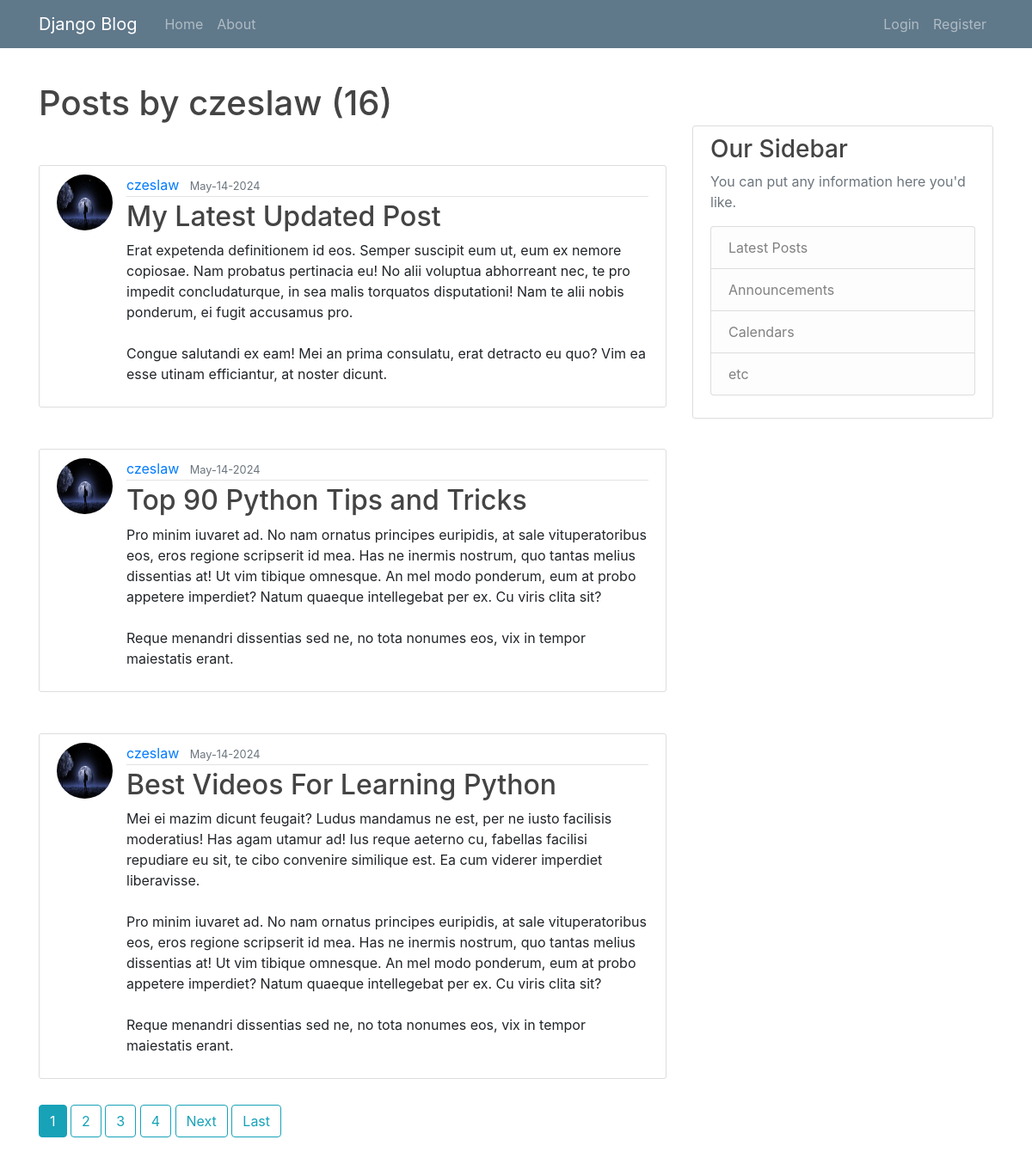
/user/czeslaw, run on the app's committed database.
### blog/models.py (models this page shows, shortened)
class Post(models.Model):
    title = models.CharField(max_length=100, null=False)
    content = models.TextField(max_length=500)
    posted_date = models.DateTimeField(default=timezone.now)
    author = models.ForeignKey(User, on_delete=models.CASCADE)

### users/models.py (models this page shows, shortened)
class Profile(models.Model):
    user = models.OneToOneField(User, on_delete=models.CASCADE)
    image = models.ImageField(default='default_user.jpg', upload_to='profile_images')

### blog/views.py (the view)
# urls.py: path('user/<str:username>', UserPostListView.as_view(), name="user-posts"),
class UserPostListView(ListView):
    model = Post
    template_name = "blog/user_posts.html"
    context_object_name = "posts"
    ordering = ['-posted_date']
    paginate_by = 3
    def get_queryset(self):
        user = get_object_or_404(User, username=self.kwargs.get('username'))
        return Post.objects.filter(author= user).order_by("-posted_date")

### blog/templates/blog/user_posts.html (shortened to what this page needs)
{% extends "blog/base.html" %}
{% block content %}
    <h1 class="mb-3">Posts by {{ view.kwargs.username }} ({{ page_obj.paginator.count }})</h1>
    {% for post in posts %}
        <article class="media content-section mt-5">
            <img class="rounded-circle article-img" src="{{ post.author.profile.image.url }}">
            <div class="media-body">
                <div class="article-metadata">
                    <a class="mr-2" href="{% url 'user-posts' post.author.username %}">{{ post.author }}</a>
                    <small class="text-muted">{{ post.posted_date|date:"F-d-Y" }}</small>
                </div>
                <h2><a class="article-title" href="{% url 'post-detail' post.pk %}">{{ post.title }}</a></h2>
                <p class="article-content">{{ post.content }}</p>
            </div>
        </article>
    {% endfor %}
    {% if is_paginated %}
        {% for num in page_obj.paginator.page_range %}
            {% if page_obj.number == num %}
                <a class="btn btn-info mb-4" href="?page={{ num }}">{{ num }}</a>
            {% elif num > page_obj.number|add:'-4' and num < page_obj.number|add:'4' %}
                <a class="btn btn-outline-info mb-4" href="?page={{ num }}">{{ num }}</a>
            {% endif %}
        {% endfor %}
        {% if page_obj.has_next %}
            <a class="btn btn-outline-info mb-4" href="?page={{ page_obj.next_page_number }}">Next</a>
            <a class="btn btn-outline-info mb-4" href="?page={{ page_obj.paginator.num_pages }}">Last</a>
        {% endif %}
    {% endif %}
{% endblock content %}

### blog/static/blog/main.css (style rules this page uses)
body { background: #fafafa; color: #333333; margin-top: 5rem; }
h1, h2, h3, h4, h5, h6 { color: #444444; }
.content-section { background: #ffffff; padding: 10px 20px; border: 1px solid #dddddd; border-radius: 3px; margin-bottom: 30px; margin-top:50px; }
.article-title { color: #444444; }
.article-content { white-space: pre-line; }
.article-img { height: 65px; width: 65px; margin-right: 16px; }
.article-metadata { padding-bottom: 1px; margin-bottom: 4px; border-bottom: 1px solid #e3e3e3 }

### data on the page
Post: author.profile.image (picture), author "czeslaw", posted_date "May-14-2024", title "My Latest Updated Post", content "Erat expetenda definitionem id eos. Semper suscipit eum ut, eum ex nemore copiosae. Nam probatus pertinacia eu! No alii voluptua abhorreant nec, te pro impedit concludaturque, in sea malis torquatos disputationi! Nam te alii nobis ponderum, ei fugit accusamus pro. Congue salutandi ex eam! Mei an prima consulatu, erat detracto eu quo? Vim ea esse utinam efficiantur, at noster dicunt."
Post: author.profile.image (picture), author "czeslaw", posted_date "May-14-2024", title "Top 90 Python Tips and Tricks", content "Pro minim iuvaret ad. No nam ornatus principes euripidis, at sale vituperatoribus eos, eros regione scripserit id mea. Has ne inermis nostrum, quo tantas melius dissentias at! Ut vim tibique omnesque. An mel modo ponderum, eum at probo appetere imperdiet? Natum quaeque intellegebat per ex. Cu viris clita sit? Reque menandri dissentias sed ne, no tota nonumes eos, vix in tempor maiestatis erant."
Post: author.profile.image (picture), author "czeslaw", posted_date "May-14-2024", title "Best Videos For Learning Python", content "Mei ei mazim dicunt feugait? Ludus mandamus ne est, per ne iusto facilisis moderatius! Has agam utamur ad! Ius reque aeterno cu, fabellas facilisi repudiare eu sit, te cibo convenire similique est. Ea cum viderer imperdiet liberavisse. Pro minim iuvaret ad. No nam ornatus principes euripidis, at sale vituperatoribus eos, eros regione scripserit id mea. Has ne inermis nostrum, quo tantas melius dissentias at! Ut vim tibique omnesque. An mel modo ponderum, eum at probo appetere imperdiet? Natum quaeque intellegebat per ex. Cu viris clita sit? Reque menandri dissentias sed ne, no tota nonumes eos, vix in tempor maiestatis erant."

### other printed values
{{ view.kwargs.username }} "czeslaw"
{{ page_obj.paginator.count }} "16"
{{ num }} "1"
{{ num }} "2" "3" "4"
